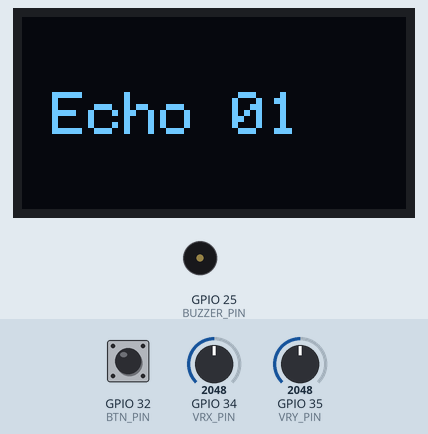
Simulated run of this sketch. Board: ESP32. Parts: 128×64 one-colour display, buzzer (waves = sounding, pin HIGH). The inputs (shaded band) are chosen by the test bench; at power-on: GPIO 32 (BTN_PIN) HIGH, GPIO 34 (VRX_PIN) = 2048, GPIO 35 (VRY_PIN) = 2048 (analog values on the 0–4095 scale). What the sketch prints to the serial monitor is not drawn.

Above: at 0.1 s.
At 4.5 s:
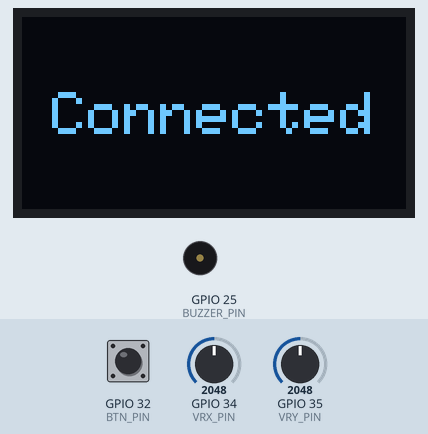
Timing chart, 0 to 6.0 s (numbered marks = the images above):
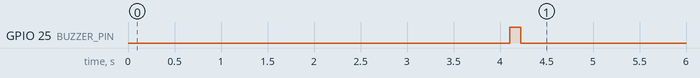

The sketch:

Transmitter.ino
```cpp
#include <WiFi.h>
#include <esp_now.h>
#include <esp_wifi.h>
#include <Wire.h>
#include <Adafruit_GFX.h>
#include <Adafruit_SH110X.h>

// ================= RECEIVER MAC =================
uint8_t receiverMac[] = {0xC0, 0xCD, 0xD6, 0x8E, 0x38, 0x6C};

// ================= JOYSTICK =================
#define VRX_PIN 34
#define VRY_PIN 35
#define BTN_PIN 32

#define ADC_MAX 4095
#define DEADZONE 350
#define OUT_MAX 1000

// ================= BUZZER =================
#define BUZZER_PIN 25

// ================= OLED =================
#define SCREEN_WIDTH 128
#define SCREEN_HEIGHT 64
#define OLED_RESET -1

Adafruit_SH1106G display(SCREEN_WIDTH, SCREEN_HEIGHT, &Wire, OLED_RESET);

// ================= CONNECTION STATE =================
bool connected = false;
bool everConnected = false;
unsigned long lastPacket = 0;

// -------- JOYSTICK CALIB --------
int centerX, centerY;
int maxUp, maxDown, maxLeft, maxRight;

// ================= DATA STRUCT =================
typedef struct {
  int motorA;
  int motorB;
  int button;
} struct_message;

struct_message tx;

// ================= BUZZER =================
void beep(int times)
{
  for(int i=0;i<times;i++)
  {
    digitalWrite(BUZZER_PIN,HIGH);
    delay(120);
    digitalWrite(BUZZER_PIN,LOW);
    delay(150);
  }
}

// ================= DISPLAY =================
void updateDisplay()
{
  display.clearDisplay();

  display.setTextSize(2);
  display.setTextColor(SH110X_WHITE);
  display.setCursor(10,25);

  if(connected)
    display.println("Connected");
  else
    display.println("No Link");

  display.display();
}

// ================= ESP-NOW CALLBACK =================
void onSent(const wifi_tx_info_t *info, esp_now_send_status_t status)
{
  if(status == ESP_NOW_SEND_SUCCESS)
  {
    lastPacket = millis();

    if(!connected)
    {
      connected = true;
      everConnected = true;
      beep(1);
    }
  }
}

void setup()
{
  Serial.begin(115200);

  pinMode(BTN_PIN, INPUT_PULLUP);
  pinMode(BUZZER_PIN, OUTPUT);

  analogReadResolution(12);

  // ================= OLED INIT (YOUR WORKING CODE STYLE) =================
  Wire.begin(21,22);

  if(!display.begin(0x3C, true))
  {
    Serial.println("OLED not detected");
    while(1);
  }

  display.clearDisplay();

  display.setTextSize(2);
  display.setTextColor(SH110X_WHITE);
  display.setCursor(10,25);
  display.println("Echo 01");
  display.display();

  delay(3000);

  // -------- JOYSTICK CALIBRATION --------
  long sx = 0, sy = 0;
  for (int i = 0; i < 200; i++)
  {
    sx += analogRead(VRX_PIN);
    sy += analogRead(VRY_PIN);
    delay(5);
  }

  centerX = sx / 200;
  centerY = sy / 200;

  maxUp = maxDown = maxLeft = maxRight = 1;

  Serial.println("Move joystick fully in all directions...");

  // ================= ESP-NOW =================
  WiFi.mode(WIFI_STA);
  esp_wifi_set_channel(1, WIFI_SECOND_CHAN_NONE);

  if (esp_now_init() != ESP_OK)
  {
    Serial.println("ESP-NOW init failed");
    return;
  }

  esp_now_register_send_cb(onSent);

  esp_now_peer_info_t peer = {};
  memcpy(peer.peer_addr, receiverMac, 6);
  peer.channel = 1;
  peer.encrypt = false;

  if (esp_now_add_peer(&peer) != ESP_OK)
  {
    Serial.println("Failed to add peer");
  }
}

void loop()
{
  int rawX = analogRead(VRX_PIN);
  int rawY = analogRead(VRY_PIN);

  // -------- AUTO LIMIT LEARNING --------
  maxUp    = max(maxUp, centerY - rawY);
  maxDown  = max(maxDown, rawY - centerY);
  maxLeft  = max(maxLeft, centerX - rawX);
  maxRight = max(maxRight, rawX - centerX);

  int x = rawX - centerX;
  int y = rawY - centerY;

  int up = 0, down = 0, left = 0, right = 0;

  int absX = abs(x);
  int absY = abs(y);

  if (absY > absX && absY > DEADZONE)
  {
    if (y < 0)
      up = map(absY, DEADZONE, maxUp, 0, OUT_MAX);
    else
      down = map(absY, DEADZONE, maxDown, 0, OUT_MAX);
  }
  else if (absX > DEADZONE)
  {
    if (x > 0)
      right = map(absX, DEADZONE, maxRight, 0, OUT_MAX);
    else
      left = map(absX, DEADZONE, maxLeft, 0, OUT_MAX);
  }

  up    = constrain(up, 0, OUT_MAX);
  down  = constrain(down, 0, OUT_MAX);
  left  = constrain(left, 0, OUT_MAX);
  right = constrain(right, 0, OUT_MAX);

  // ================= RC MIXING =================
  int throttle = right - left;
  int steering = up - down;

  tx.motorA = constrain(throttle + steering, -OUT_MAX, OUT_MAX);
  tx.motorB = constrain(throttle - steering, -OUT_MAX, OUT_MAX);
  tx.button = (digitalRead(BTN_PIN) == LOW) ? 1 : 0;

  esp_now_send(receiverMac, (uint8_t *)&tx, sizeof(tx));

  // ================= CONNECTION LOSS =================
  if(everConnected && millis() - lastPacket > 2000)
  {
    if(connected)
    {
      connected = false;
      beep(3);
    }
  }

  updateDisplay();

  delay(60);
}
```

Measured:
- by itself, GPIO 25 (BUZZER_PIN): LOW → HIGH at 4.1 s, → LOW 0.12 s later
